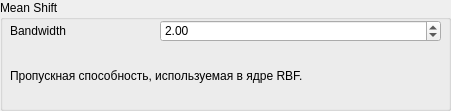
      <widget class="QGroupBox" name="Mean_Shift">
       <property name="geometry">
        <rect>
         <x>450</x>
         <y>270</y>
         <width>451</width>
         <height>111</height>
        </rect>
       </property>
       <property name="title">
        <string>Mean Shift</string>
       </property>
       <widget class="QLabel" name="label_41">
        <property name="geometry">
         <rect>
          <x>10</x>
          <y>20</y>
          <width>141</width>
          <height>21</height>
         </rect>
        </property>
        <property name="text">
         <string>Bandwidth</string>
        </property>
       </widget>
       <widget class="QDoubleSpinBox" name="MS_bd">
        <property name="geometry">
         <rect>
          <x>160</x>
          <y>20</y>
          <width>281</width>
          <height>22</height>
         </rect>
        </property>
        <property name="singleStep">
         <double>0.100000000000000</double>
        </property>
        <property name="value">
         <double>2.000000000000000</double>
        </property>
       </widget>
       <widget class="QLabel" name="label_42">
        <property name="geometry">
         <rect>
          <x>10</x>
          <y>60</y>
          <width>421</width>
          <height>31</height>
         </rect>
        </property>
        <property name="text">
         <string>Пропускная способность, используемая в ядре RBF.</string>
        </property>
       </widget>
      </widget>
